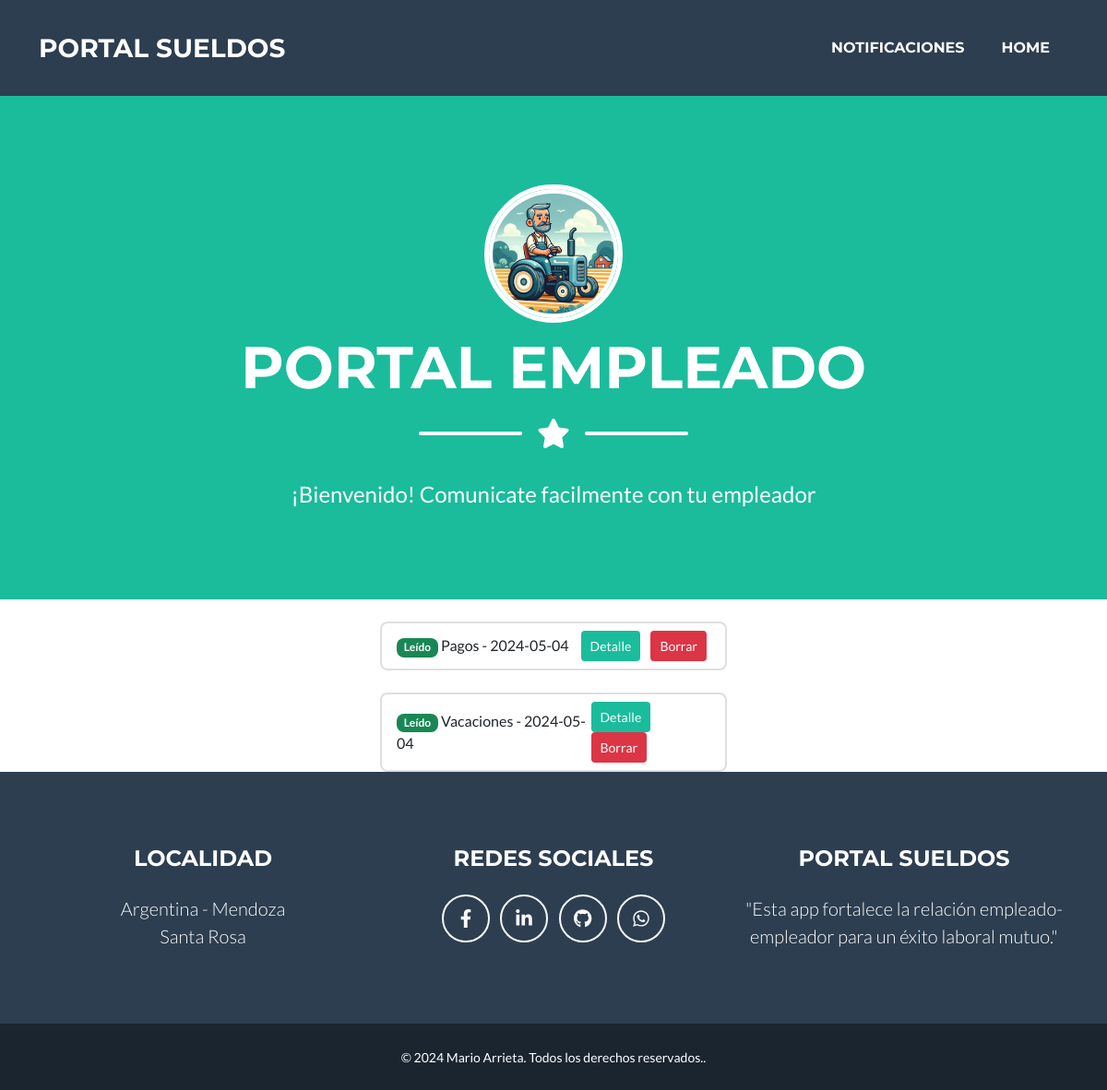
Page /empleado/inicio/ on the earlier database version.
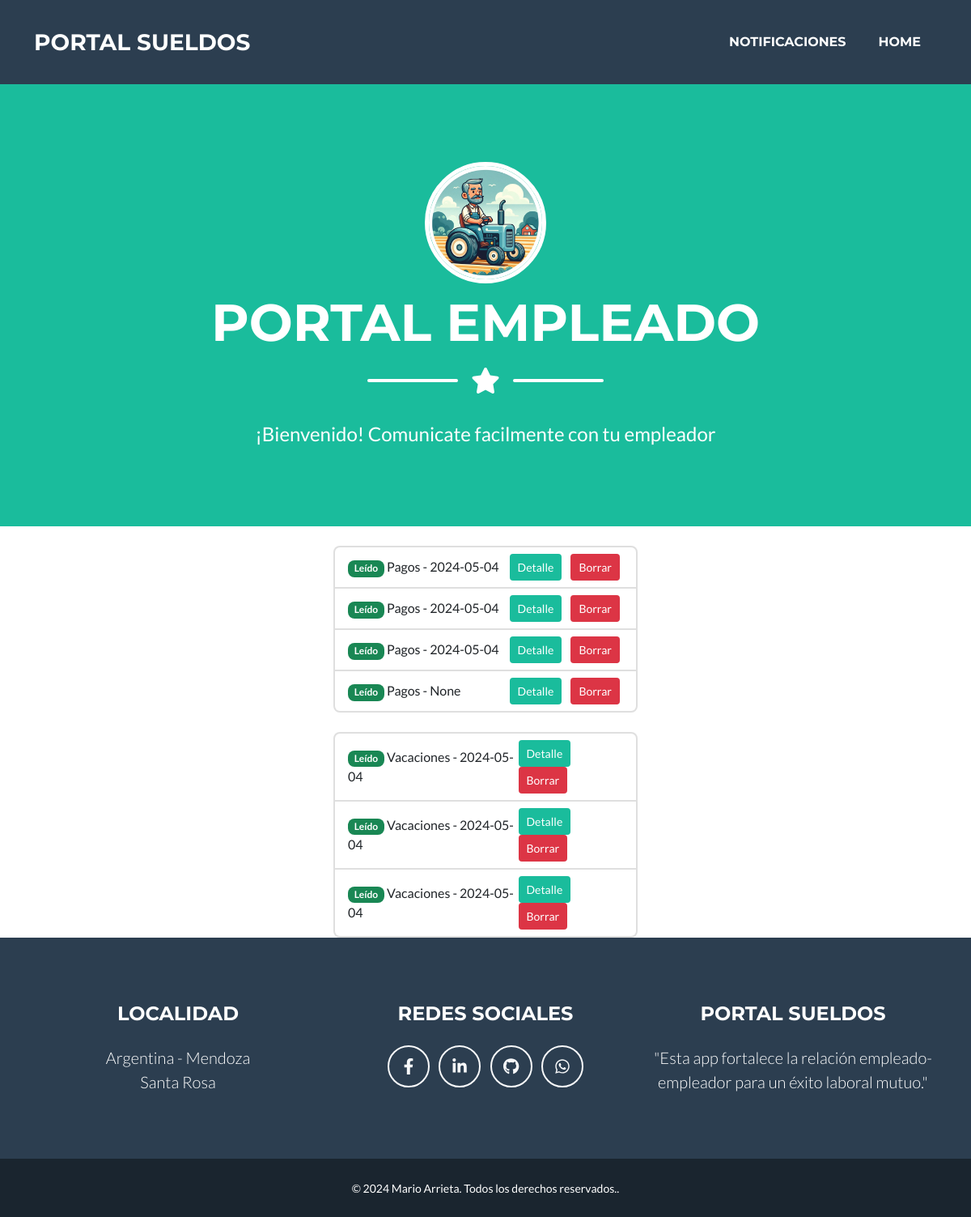
Same page on the later database version.
### empleador/models.py (models this page shows)
class Pagos (models.Model):
    fecha_notificacion = models.DateField(auto_now=True, verbose_name="Fecha de Notificación")
    fecha_pago = models.DateField(verbose_name="Fecha de Pago")
    importe = models.PositiveIntegerField(verbose_name="Importe")
    liquidacion = models.CharField(max_length=20, choices=liquidacion, verbose_name= "Liquidación")
    meses = models.CharField(max_length=10, choices=meses, verbose_name= "Mes")
    año = models.PositiveIntegerField(validators=[validate_year_range], verbose_name="Año")
    archivo_adjunto = models.FileField (null=True, blank=True, upload_to="archivos/recibos/", verbose_name="Archivo adjunto")
    visto = models.BooleanField (editable=False, default=False, verbose_name="Visto")
    empleado = models.ForeignKey (Empleado, on_delete=models.CASCADE, verbose_name= "Empleado")
    def __str__(self):
        return f"Pagos - {self.fecha_notificacion}"
    class Meta:
        verbose_name_plural = "Pagos"

class Vacaciones (models.Model):
    fecha_notificacion = models.DateField(auto_now=True, verbose_name="Fecha de Notificación")
    fecha_inicio = models.DateField(verbose_name="Fecha de Inicio")
    fecha_fin = models.DateField(verbose_name="Fecha de Finalizacion")
    período = models.PositiveIntegerField(validators=[validate_year_range], verbose_name="Corresponden al año")
    archivo_adjunto = models.FileField (null=True, blank=True, upload_to="archivos/vacaciones/", verbose_name="Archivo adjunto")
    visto = models.BooleanField (editable=False, default=False, verbose_name="Visto")
    empleado = models.ForeignKey (Empleado, on_delete=models.CASCADE, verbose_name= "Empleado")
    def __str__(self):
        return f"Vacaciones  - {self.fecha_notificacion}"
    class Meta:
        verbose_name_plural = "Vacaciones"

### empleado/views.py (the view)
class PagosRead(ListView):
    template_name = "empleado/index.html"
    def get_queryset(self):
        return Pagos.objects.all()
    def get_context_data(self, **kwargs):
        context = super().get_context_data(**kwargs)
        context['vacaciones'] = Vacaciones.objects.all()
        return context

### empleado/templates/empleado/index.html
{% extends 'core/base.html' %}
{% load static %}
{% block  titulo%}
    <li class="nav-item mx-0 mx-lg-1"><a class="nav-link py-3 px-0 px-lg-3 rounded" href="{% url 'empleado:notificaciones_create' %}">Notificaciones</a></li>
   <li class="nav-item mx-0 mx-lg-1"><a class="nav-link py-3 px-0 px-lg-3 rounded" href="{% url 'core:index' %}">Home</a></li>
{% endblock titulo %}
{% block imagen %}
   {% static 'empleado/img/empleado.webp' %}
{% endblock imagen %}
{% block pagina%}
   PORTAL EMPLEADO
{% endblock pagina%}
{% block mensaje%}
    ¡Bienvenido! Comunicate facilmente con tu empleador
{% endblock mensaje%}
{% block formulario %}
    <br>
            {% if object_list %}
            <div class="row justify-content-center m-0">
                <div class="col-lg-4  ">
                    <ul class="list-group">
                        {% for pago in object_list %}
                        <li class="list-group-item d-flex justify-content-between align-items-center">
                            <div>
                                {% if not pago.leido %}
                                    <span class="badge bg-success">Leído</span>
                                {% else %}
                                    <span class="badge bg-warning text-dark">No leído</span>
                                {% endif %}
                                {{ pago}}
                            </div>
                            <div>
                                <a href="{% url 'empleado:pagos_detail' pago.id %}" class="btn btn-sm btn-primary mx-1">Detalle</a>
                                <a href="" class="btn btn-sm btn-danger mx-1">Borrar</a>
                            </div>
                        </li>
                        {% endfor %}
                    </ul>
                </div>
            </div>
            {% else %}
            <div class="row justify-content-center m-0">
                <div class="col-lg-5 text-center">
                    <p class="text-muted">No se encontraron pagos para la búsqueda solicitada.</p>
                </div>
            </div>
            {% endif %}
    <br>
            {% if vacaciones %}
            <div class="row justify-content-center m-0">
                <div class="col-lg-4   ">
                    <ul class="list-group">
                        {% for vacacion in vacaciones %}
                        <li class="list-group-item d-flex justify-content-between align-items-center">
                            <div>
                                {% if not vacacion.leido %}
                                    <span class="badge bg-success">Leído</span>
                                {% else %}
                                    <span class="badge bg-warning text-dark">No leído</span>
                                {% endif %}
                                {{vacacion}}
                            </div>
                            <div>
                                <a href="{% url 'empleado:vacaciones_detail' vacacion.id %}" class="btn btn-sm btn-primary mx-1">Detalle</a>
                                <a href="" class="btn btn-sm btn-danger mx-1">Borrar</a>
                            </div>
                        </li>
                        {% endfor %}
                    </ul>
                </div>
            </div>
            {% else %}
            <div class="row justify-content-center m-0">
                <div class="col-lg-5 text-center">
                    <p class="text-muted">No se encontraron pagos para la búsqueda solicitada.</p>
                </div>
            </div>
            {% endif %}
{% endblock formulario%}

### core/templates/core/base.html (shortened to what this page needs)
{% load static %}
<!DOCTYPE html>
<html lang="es">
    <head>
        <link href="{% static 'core/css/styles.css' %}" rel="stylesheet" />
    </head>
    <body id="page-top">
        <nav class="navbar navbar-expand-lg bg-secondary text-uppercase fixed-top" id="mainNav">
            <div class="container">
                <a class="navbar-brand">Portal Sueldos</a>
                <div class="collapse navbar-collapse" id="navbarResponsive">
                    <ul class="navbar-nav ms-auto">
                        {% block titulo %} {% endblock titulo%}</a></li>
                    </ul>
                </div>
            </div>
        </nav>
        <header class="masthead bg-primary text-white text-center">
            <div class="container d-flex align-items-center flex-column">
                <div class="rounded-circle overflow-hidden" style="width: 150px; height: 150px; border: 5px solid white;">
                    <img class="masthead-avatar" src= "{% block imagen %}{% endblock imagen %}"  alt=""  style="width: 100%; height: 100%; object-fit: cover;">
                </div>
                <h1 class="masthead-heading text-uppercase mb-0" style="margin-top: 20px;">{% block pagina%}{% endblock pagina%}</h1>
                <div class="divider-custom divider-light">
                    <div class="divider-custom-line"></div>
                    <div class="divider-custom-icon"><i class="fas fa-star"></i></div>
                    <div class="divider-custom-line"></div>
                </div>
            </div>
            <p class="masthead-subheading font-weight-light mb-0">{% block mensaje%}{% endblock mensaje%}</p>
        </header>
        {% block formulario %} {% endblock formulario%}
        <footer class="footer text-center">
            <div class="container">
                <div class="row">
                    <div class="col-lg-4 mb-5 mb-lg-0">
                        <h4 class="text-uppercase mb-4">Localidad</h4>
                        <p class="lead mb-0">
                            Argentina - Mendoza
                            <br />
                            Santa Rosa
                        </p>
                    </div>
                    <div class="col-lg-4 mb-5 mb-lg-0">
                        <h4 class="text-uppercase mb-4">Redes Sociales</h4>
                        <a class="btn btn-outline-light btn-social mx-1" href="https://www.facebook.com/mario.arrieta.330467" target="_blank"><i class="fab fa-fw fa-facebook-f"></i></a>
                        <a class="btn btn-outline-light btn-social mx-1" href="https://www.linkedin.com/in/mario-alberto-arrieta-038153252/" target="_blank"><i class="fab fa-fw fa-linkedin-in"></i></a>
                        <a class="btn btn-outline-light btn-social mx-1" href="https://github.com/MarioArrieta" target="_blank"><i class="fab fa-github"></i></a>
                        <a class="btn btn-outline-light btn-social mx-1" href="https://api.whatsapp.com/send?phone=2612467511" target="_blank"><i class="fab fa-fw fa-whatsapp"></i></a>
                    </div>
                    <div class="col-lg-4">
                        <h4 class="text-uppercase mb-4">Portal Sueldos</h4>
                        <p class="lead mb-0">
                            "Esta app fortalece la relación empleado-empleador para un éxito laboral mutuo."
                        </p>
                    </div>
                </div>
            </div>
        </footer>
        <div class="copyright py-4 text-center text-white">
            <div class="container"><small>&copy;   2024 Mario Arrieta. Todos los derechos reservados..</small></div>
        </div>
    </body>
</html>

Differences in the rows shown:
added Pagos: fecha_notificacion "Pagos - 2024-05-04"
added Pagos: fecha_notificacion "Pagos - 2024-05-04"
added Pagos: fecha_notificacion "Pagos - None"
added Vacaciones: fecha_notificacion "Vacaciones - 2024-05-04"
added Vacaciones: fecha_notificacion "Vacaciones - 2024-05-04"
